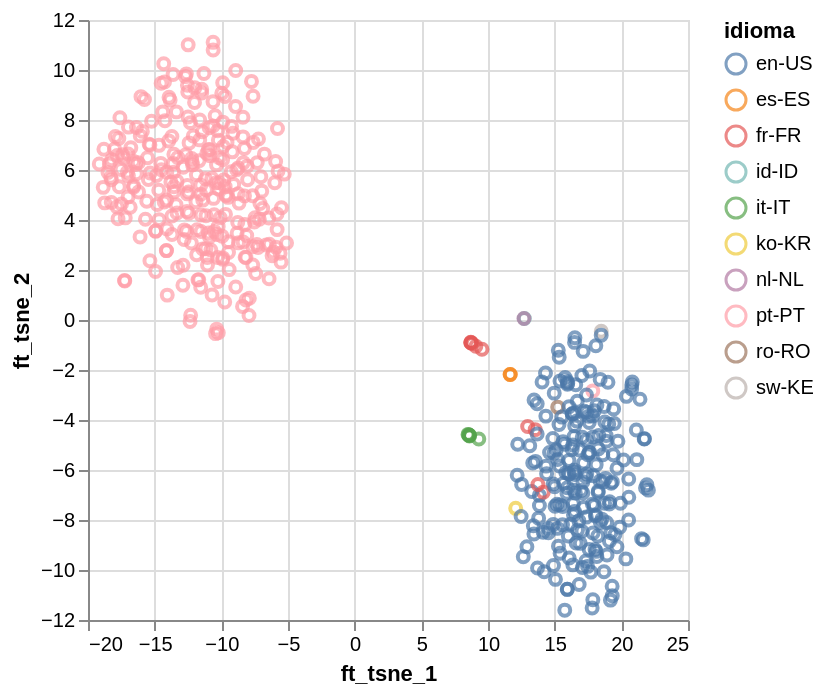

This figure's notebook cell:
### Code cell
selector = alt.selection_multi(fields=['idioma'], bind='legend')

chart = alt.Chart(df[['ft_tsne_1', 'ft_tsne_2', 'idioma']]).mark_point().encode(
    x='ft_tsne_1:Q',
    y='ft_tsne_2:Q',
    color=alt.condition(selector, 'idioma:N', alt.value('lightgray')),
    tooltip=['ft_tsne_1', 'ft_tsne_2', 'idioma']
).add_selection(
    selector
).interactive()

chart.show()

### Figure 1 — Vega-Lite specification as saved in the notebook (floating-point values rounded to 4 significant figures; data arrays with more than 128 entries replaced by an {"elided": "..."} marker saying what was removed)
{"config": {"view": {"continuousWidth": 300, "continuousHeight": 300}}, "data": {"name": "data-28298de470f1b53f29e350c81e5e66e6"}, "mark": {"type": "point"}, "encoding": {"color": {"condition": {"param": "param_4", "field": "idioma", "type": "nominal"}, "value": "lightgray"}, "tooltip": [{"field": "ft_tsne_1", "type": "quantitative"}, {"field": "ft_tsne_2", "type": "quantitative"}, {"field": "idioma", "type": "nominal"}], "x": {"field": "ft_tsne_1", "type": "quantitative"}, "y": {"field": "ft_tsne_2", "type": "quantitative"}}, "params": [{"name": "param_4", "select": {"type": "point", "fields": ["idioma"]}, "bind": "legend"}, {"name": "param_5", "select": {"type": "interval", "encodings": ["x", "y"]}, "bind": "scales"}], "$schema": "https://vega.github.io/schema/vega-lite/v5.20.1.json", "datasets": {"data-28298de470f1b53f29e350c81e5e66e6": {"elided": "499 records"}}}
